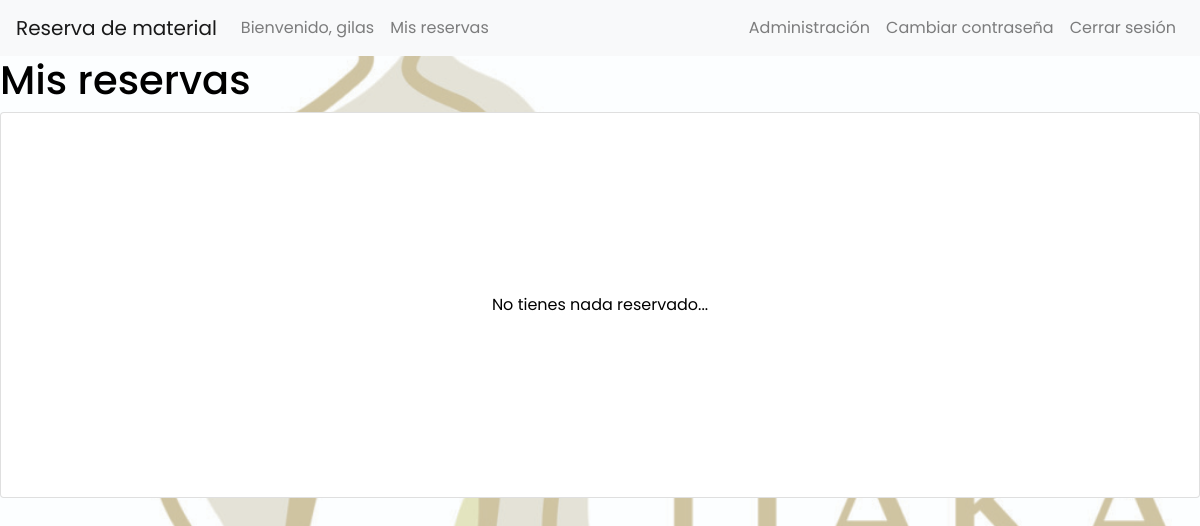
Before: /mis_reservas/ (signed in) with the older database file.
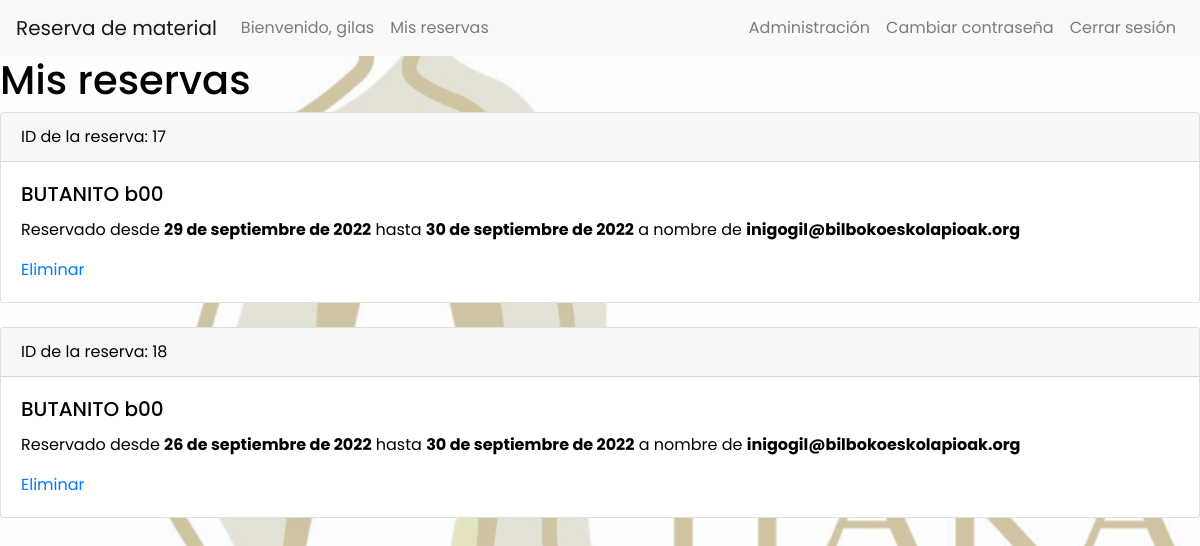
After: the same page with the newer database file.
### reservas/models.py (models this page shows)
class Reserva(models.Model):
    id = models.AutoField(primary_key=True)
    nombre = models.CharField(max_length=10)
    apellido = models.CharField(max_length=20)
    email = models.CharField(max_length=100, validators=[validate_email])
    telefono = models.CharField(max_length=9, validators=[MinLengthValidator(9)])
    fecha_inicio = models.DateField()
    fecha_fin = models.DateField()
    content_type = models.ForeignKey(ContentType, on_delete=models.CASCADE)
    object_id = models.CharField(max_length=3, validators=[MinLengthValidator(3)])
    content_object = GenericForeignKey('content_type', 'object_id')
    class Meta:
        abstract = True

class FuturasReservas(Reserva):
    pass

### reservas/views.py (the view)
# urls.py: path('mis_reservas/', views.mis_reservas),
def mis_reservas(request):
    return render(request, 'mis_reservas.html',
                  context={"reservasFuturas": FuturasReservas.objects.filter(email=request.user.email).order_by(
                      'fecha_inicio'),
                      "reservasAntiguas": HistoricoReservas.objects.filter(email=request.user.email).order_by(
                          'fecha_inicio'),
                      "tiendas": Tienda.objects.all()})

### templates/mis_reservas.html (shortened to what this page needs)
{% extends "main/header.html" %}
{% block content %}
{% load static %}
<link rel="stylesheet" href="{% static 'reservas/css/catalogo.css' %}">
    <h1>Mis reservas</h1>
    {% for reserva in reservasFuturas.reverse %}
    <div class="card">
      <div class="card-header">
        ID de la reserva: {{ reserva.id }}
      </div>
      <div class="card-body">
        <h5 class="card-title">{{ reserva.content_type.app_labeled_name | slice:'10:' | upper}} {{ reserva.object_id }}
            </h5>
          <p class="card-text">Reservado desde <strong>{{ reserva.fecha_inicio }}</strong> hasta <strong>{{ reserva.fecha_fin }}</strong> a nombre de <strong>{{ reserva.email }}</strong></p>
          <a href="{% url 'eliminar_reserva' p_id=reserva.id %}">Eliminar</a>
      </div>
    </div>
        <br>
    {% endfor %}
    {% if not reservasAntiguas and not reservasFuturas %}
        <div style="text-align: center; padding: 15%" class="card">No tienes nada reservado...</div>
    {% endif %}
{% endblock %}

Changed rows visible on the page:
added FuturasReservas: id "17", content_type.app_labeled_name "BUTANITO", object_id "b00", fecha_inicio "29 de septiembre de 2022", fecha_fin "30 de septiembre de 2022", email "inigogil@bilbokoeskolapioak.org"
added FuturasReservas: id "18", content_type.app_labeled_name "BUTANITO", object_id "b00", fecha_inicio "26 de septiembre de 2022", fecha_fin "30 de septiembre de 2022", email "inigogil@bilbokoeskolapioak.org"
Other visible differences:
text no longer shown: "No tienes nada reservado..."
